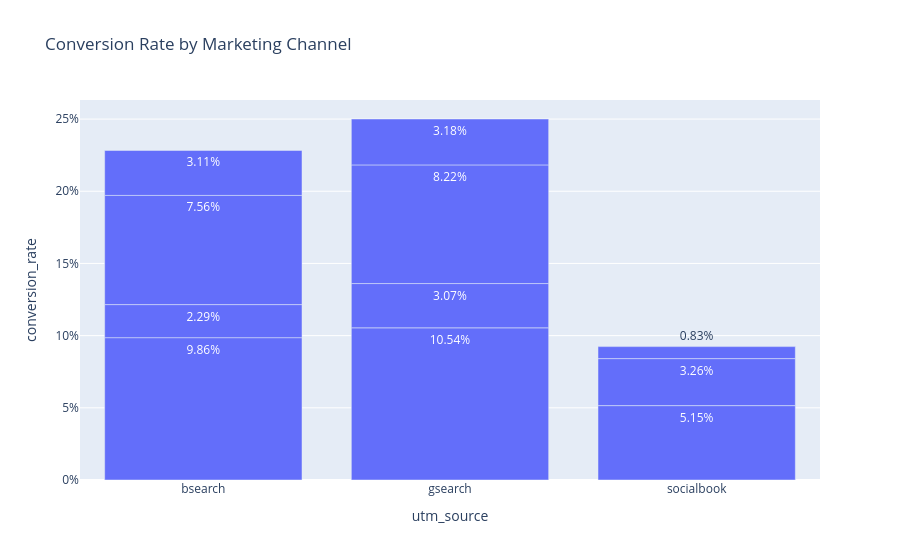

The notebook cell saved with this chart:
### Code cell
fig = px.bar(
    channel_summary,
    x="utm_source",
    y="conversion_rate",
    text_auto=".2%",
    title="Conversion Rate by Marketing Channel"
)

fig.update_yaxes(tickformat=".0%")
fig.show()

### Figure 1 — Plotly figure (JSON) as saved in the notebook; plotly's stock layout.template omitted (floating-point values rounded to 4 significant figures)
{"data": [{"hovertemplate": "utm_source=%{x}<br>conversion_rate=%{y}<extra></extra>", "legendgroup": "", "marker": {"color": "#636efa", "pattern": {"shape": ""}}, "name": "", "orientation": "v", "showlegend": false, "textposition": "auto", "texttemplate": "%{y:.2%}", "type": "bar", "x": ["bsearch", "bsearch", "bsearch", "bsearch", "gsearch", "gsearch", "gsearch", "gsearch", "socialbook", "socialbook", "socialbook"], "xaxis": "x", "y": [0.09859, 0.02292, 0.07562, 0.03114, 0.1054, 0.03066, 0.08218, 0.03181, 0.05152, 0.03257, 0.00831], "yaxis": "y"}], "layout": {"barmode": "relative", "legend": {"tracegroupgap": 0}, "title": {"text": "Conversion Rate by Marketing Channel"}, "xaxis": {"anchor": "y", "domain": [0, 1], "title": {"text": "utm_source"}}, "yaxis": {"anchor": "x", "domain": [0, 1], "tickformat": ".0%", "title": {"text": "conversion_rate"}}}}
